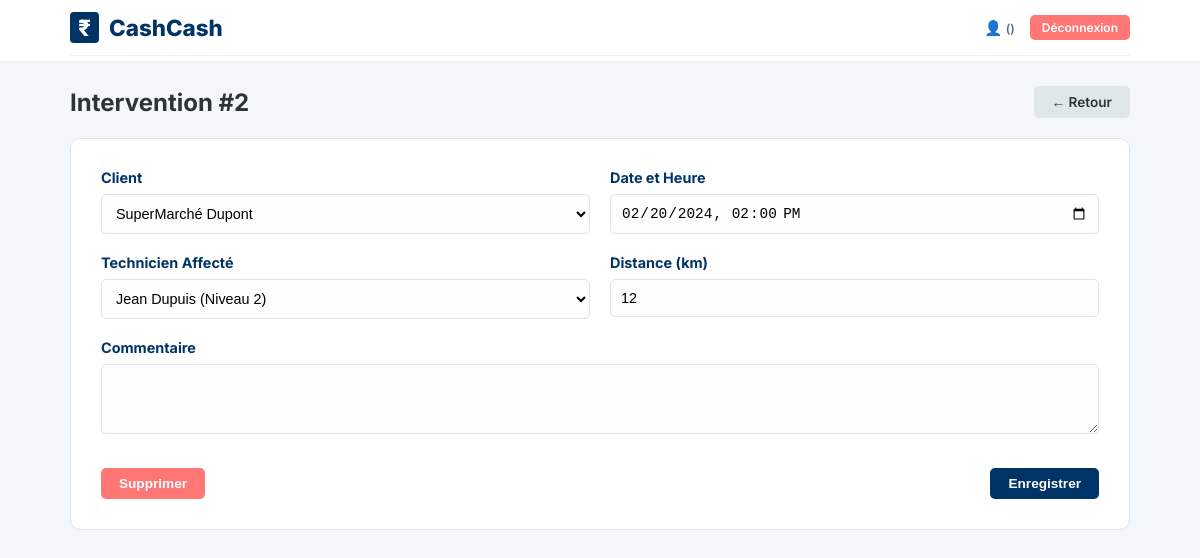
The page /index.php?action=details&id=2 (signed in) on the database its author committed.
### tables this page shows
CREATE TABLE `intervention` (
  `id_intervention` int(11) NOT NULL,
  `id_client` int(11) NOT NULL,
  `id_technicien` int(11) NOT NULL,
  `date_intervention` datetime NOT NULL,
  `statut` enum('PREVU','REALISE','ANNULE') DEFAULT 'PREVU',
  `distance_km` int(11) DEFAULT 0,
  `temps_total` int(11) DEFAULT 0,
  `commentaire_global` text DEFAULT NULL
);

CREATE TABLE `client` (
  `id_client` int(11) NOT NULL,
  `raison_sociale` varchar(255) NOT NULL,
  `siren` varchar(14) DEFAULT NULL,
  `code_ape` varchar(10) DEFAULT NULL,
  `adresse` text DEFAULT NULL,
  `telephone` varchar(30) DEFAULT NULL,
  `email` varchar(150) DEFAULT NULL,
  `id_agence` int(11) NOT NULL,
  `distance_km` int(11) DEFAULT 0,
  `duree_deplacement_min` int(11) DEFAULT 0
);

CREATE TABLE `technicien` (
  `id_technicien` int(11) NOT NULL,
  `matricule` varchar(50) NOT NULL,
  `nom` varchar(100) NOT NULL,
  `prenom` varchar(100) DEFAULT NULL,
  `qualification` varchar(150) DEFAULT NULL,
  `date_obtention_qualification` date DEFAULT NULL,
  `mail` varchar(150) DEFAULT NULL,
  `tel_mobile` varchar(30) DEFAULT NULL,
  `id_agence` int(11) NOT NULL
);

### controllers/HomeController.php (called while the page is built, shortened)
<?php
require_once 'models/Intervention.php';
class HomeController {
    public function details() {
        $item = [];
        $techniciens = Intervention::getTechniciens();
        $clients = Intervention::getClients();
        if (isset($_GET['id'])) $item = Intervention::getById($_GET['id']);
        require 'views/details.php';
    }
}
?>

### models/Intervention.php (called while the page is built, shortened)
<?php
class Intervention {
    public static function getById($id) {
        $pdo = DB::connect();
        $sql = "SELECT i.*,
                       c.raison_sociale as client_nom,
                       c.adresse as lieu,
                       t.nom as tech_nom,
                       t.prenom as tech_prenom
                FROM intervention i
                JOIN client c ON i.id_client = c.id_client
                LEFT JOIN technicien t ON i.id_technicien = t.id_technicien
                WHERE id_intervention = ?";
        $stmt = $pdo->prepare($sql);
        $stmt->execute([$id]);
        return $stmt->fetch(PDO::FETCH_ASSOC);
    }
    public static function getTechniciens() {
        $pdo = DB::connect();
        return $pdo->query("SELECT * FROM technicien ORDER BY nom ASC")->fetchAll(PDO::FETCH_ASSOC);
    }
    public static function getClients() {
        $pdo = DB::connect();
        return $pdo->query("SELECT * FROM client ORDER BY raison_sociale ASC")->fetchAll(PDO::FETCH_ASSOC);
    }
}
?>

### views/details.php (the view, shortened to what this page needs)
<?php require 'views/header.php';
$isEdit = !empty($item);
?>
<div class="header-split">
    <h2><?= $isEdit ? 'Intervention #'.($item['id_intervention'] ?? '') : 'Nouvelle Intervention' ?></h2>
    <a href="javascript:history.back()" class="btn btn-secondary">← Retour</a>
</div>
<form method="POST" class="form-card">
    <div class="row">
        <div class="col">
            <label class="label">Client</label>
            <select name="id_client" class="input" required>
                <?php foreach($clients as $c): ?>
                    <option value="<?= $c['id_client'] ?>"
                        <?= (isset($item['id_client']) && $item['id_client'] == $c['id_client']) ? 'selected' : '' ?>>
                        <?= htmlspecialchars($c['raison_sociale']) ?>
                    </option>
                <?php endforeach; ?>
            </select>
        </div>
        <div class="col">
            <label class="label">Date et Heure</label>
            <input type="datetime-local" name="date" class="input"
                   value="<?= isset($item['date_intervention']) ? date('Y-m-d\TH:i', strtotime($item['date_intervention'])) : '' ?>" required>
        </div>
    </div>
    <div class="row">
        <div class="col">
            <label class="label">Technicien Affecté</label>
            <select name="id_technicien" class="input">
                <?php foreach($techniciens as $tech): ?>
                    <option value="<?= $tech['id_technicien'] ?>"
                        <?= (isset($item['id_technicien']) && $item['id_technicien'] == $tech['id_technicien']) ? 'selected' : '' ?>>
                        <?= htmlspecialchars($tech['prenom'] . ' ' . $tech['nom']) ?> (<?= $tech['qualification'] ?>)
                    </option>
                <?php endforeach; ?>
            </select>
        </div>
        <div class="col">
            <label class="label">Distance (km)</label>
            <input type="number" name="distance" class="input" value="<?= $item['distance_km'] ?? '' ?>" required>
        </div>
    </div>
    <div class="row">
        <div class="col">
            <label class="label">Commentaire</label>
            <textarea name="desc" class="input" rows="3"><?= $item['commentaire_global'] ?? '' ?></textarea>
        </div>
    </div>
    <div class="actions">
        <?php if($isEdit): ?>
            <button type="submit" name="delete" class="btn btn-danger" onclick="return confirm('Voulez-vous vraiment supprimer cette intervention ?')">Supprimer</button>
        <?php else: ?>
            <div></div>
        <?php endif; ?>
        <button type="submit" class="btn btn-orange">Enregistrer</button>
    </div>
</form>
</body></html>

### public/style.css (style rules this page uses)
:root { --brand-blue: #003366; --status-prevu-bg: #b2bec3; --status-prevu-text: #2d3436; --status-realise-bg: #003366; --status-realise-text: #ffffff; --text-todo: #b2bec3; --text-done: #003366; --bg-light: #f4f7fa; --white: #ffffff; --text-dark: #2d3436; --text-grey: #636e72; --border: #dfe6e9; }
* { box-sizing: border-box; margin: 0; padding: 0; }
body { font-family: "Inter", sans-serif; background-color: var(--bg-light); color: var(--text-dark); padding-bottom: 50px; }
a { text-decoration: none; color: inherit; }
.btn { padding: 8px 18px; border-radius: 5px; border: none; font-weight: 600; cursor: pointer; transition: 0.2s; display: inline-flex; align-items: center; justify-content: center; font-size: 0.85rem; }
.btn-orange { background: var(--brand-blue); color: white; }
.btn-secondary { background: #dfe6e9; color: var(--text-dark); }
.btn-danger { background: #ff7675; color: white; }
.input { padding: 10px; border: 1px solid var(--border); border-radius: 5px; width: 100%; font-size: 0.9rem; background-color: #fdfdfd; }
.header-split { display: flex; justify-content: space-between; align-items: center; margin-bottom: 20px; }
.form-card { background: var(--white); padding: 30px; border-radius: 10px; border: 1px solid var(--border); }
.row { display: flex; gap: 20px; margin-bottom: 20px; }
.col { flex: 1; }
.label { display: block; font-weight: 700; margin-bottom: 8px; color: var(--brand-blue); font-size: 0.9rem; }
.actions { display: flex; justify-content: space-between; margin-top: 30px; }

### rows shown on the page
intervention: id_intervention "2", id_client "SuperMarché Dupont", date "02/20/2024 14:00", id_technicien "Jean Dupuis (Niveau 2)", distance "12"
